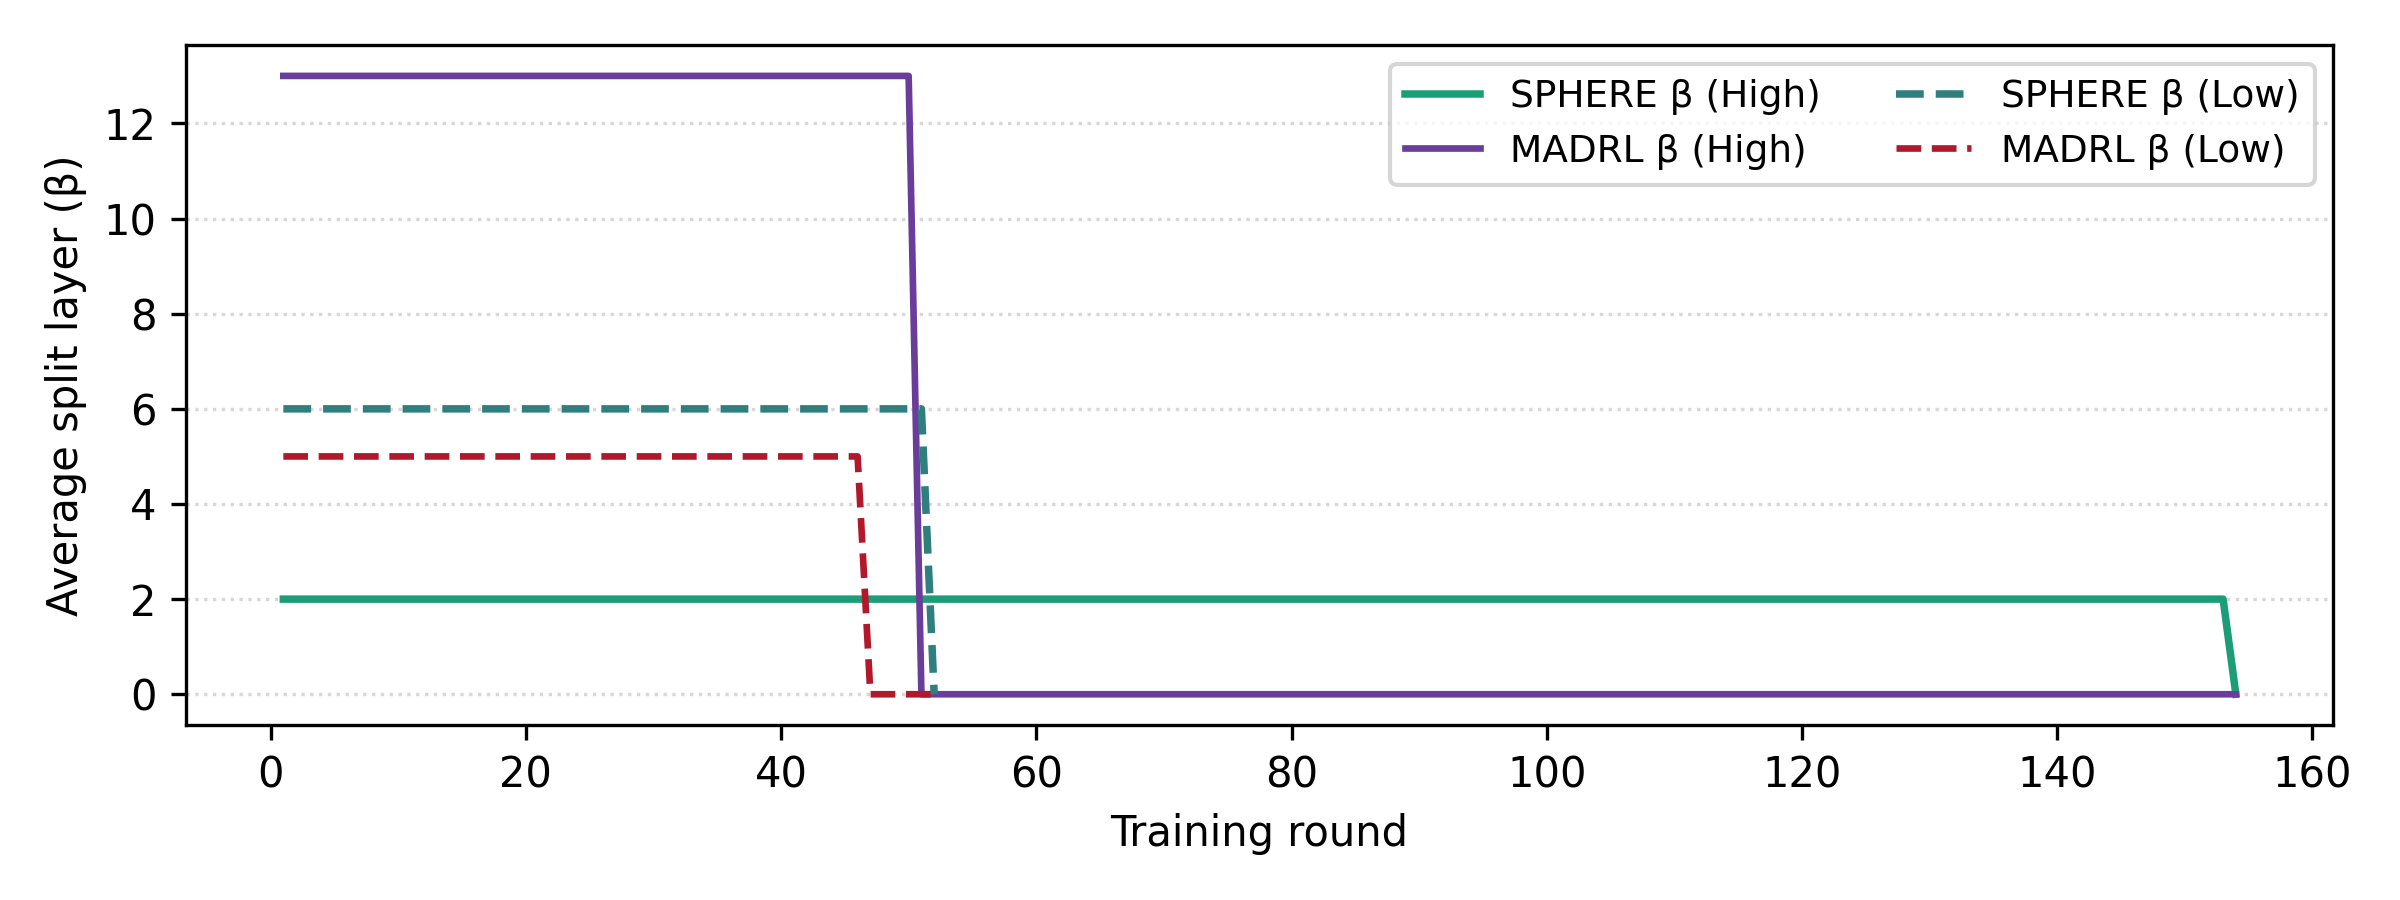

Write the Python code that produced this figure.
# plot_avg_splits_solver_vs_rl.py
import pandas as pd
import numpy as np
import matplotlib.pyplot as plt

# ============ User config ============
csv_file_1 = "split_point_avg_high.csv"
csv_file_2 = "split_point_avg_low.csv"   # <-- second CSV
out_fname = "MADRLvsSPHERE_avg_splits_combined.png"
dpi = 300
# =====================================

# -------- Read CSVs --------
df1 = pd.read_csv(csv_file_1)
df2 = pd.read_csv(csv_file_2)

rounds1 = df1['round'].values
rounds2 = df2['round'].values

avg_solver_1 = df1['avg_beta_1'].values
avg_rl_1     = df1['avg_beta_2'].values

avg_solver_2 = df2['avg_beta_1'].values
avg_rl_2     = df2['avg_beta_2'].values

# -------- Plot --------
plt.rcParams.update({'font.size': 10})
fig, ax = plt.subplots(figsize=(8, 3.0))

# --- CSV 1 ---
ax.plot(
    rounds1, avg_solver_1,
    label='SPHERE β (High)',
    color='#1b9e77',
    linewidth=1.8
)
ax.plot(
    rounds1, avg_rl_1,
    label='MADRL β (High)',
    color='#6a3d9a',
    linewidth=1.6
)

# --- CSV 2 ---
ax.plot(
    rounds2, avg_solver_2,
    label='SPHERE β (Low)',
    color='#2f7f7f',
    linestyle='--',
    linewidth=1.8
)
ax.plot(
    rounds2, avg_rl_2,
    label='MADRL β (Low)',
    color='#b2182b',
    linestyle='--',
    linewidth=1.6
)

# -------- Axes / legend --------
ax.set_xlabel('Training round')
ax.set_ylabel('Average split layer (β)')
ax.legend(loc='upper right', fontsize=9, ncol=2)
ax.grid(axis='y', linestyle=':', alpha=0.5)

plt.tight_layout()
plt.savefig(out_fname, dpi=dpi)
print("Saved:", out_fname)
